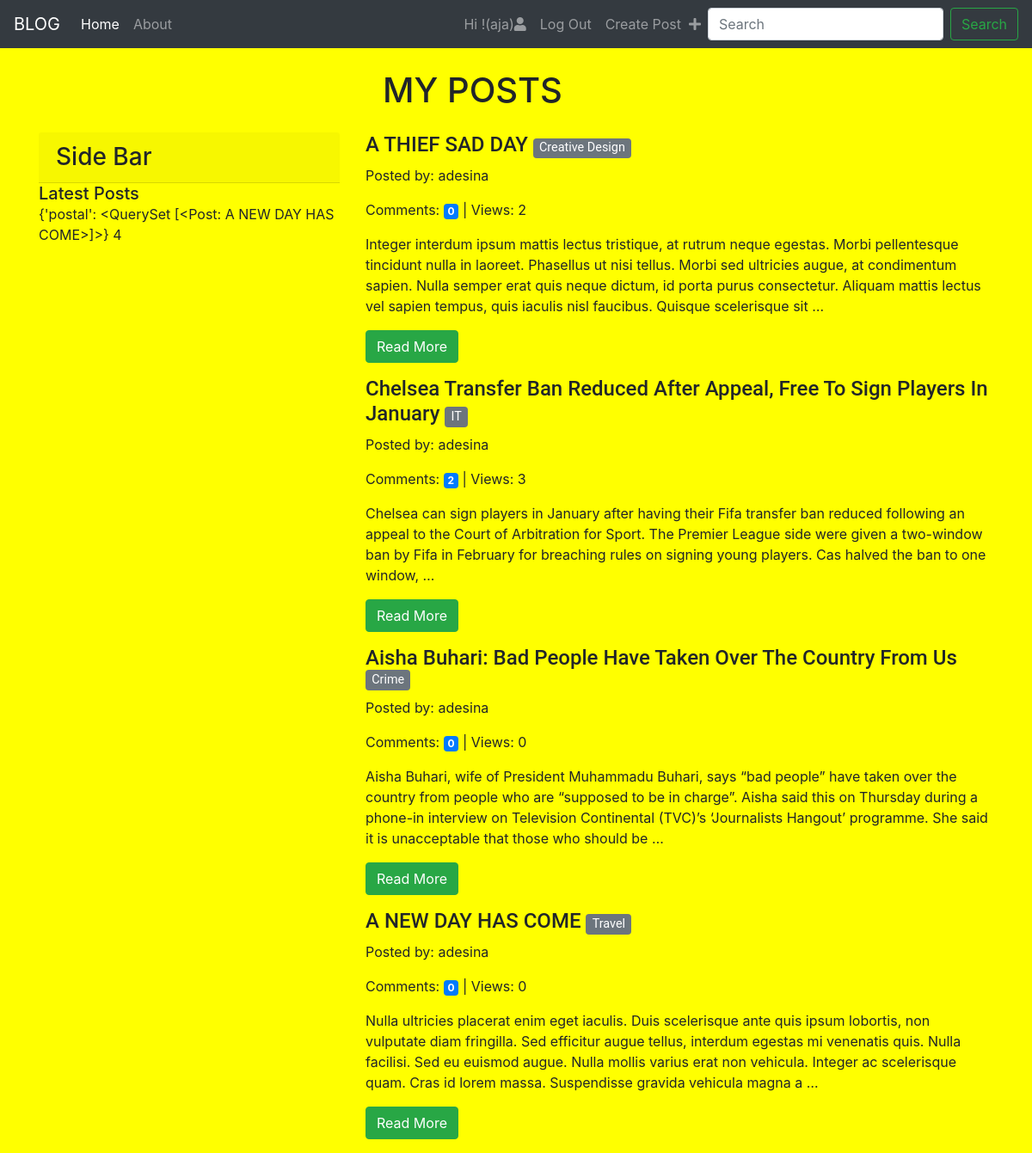
Screenshot of / (signed in) with the database file from the repository.
### blog/models.py (models this page shows, shortened)
class Post(models.Model):
    author = models.ForeignKey(settings.AUTH_USER_MODEL, on_delete=models.CASCADE, blank=True, null=True)
    title = models.CharField(max_length=200)
    body = models.TextField()
    created_on = models.DateTimeField(auto_now_add=True)
    categories = models.CharField(max_length=200, choices=CATEGORIES, blank=True, null=True)
    status = models.CharField(max_length=200, choices=STATUS, default='draft')
    blog_views = models.IntegerField(default=0)
    tags = models.ManyToManyField(Category, related_name='cattys', default=1)
    cover = models.ImageField(upload_to='img/', blank=True, null=True)
    profile = models.ForeignKey(Profile, on_delete=models.CASCADE, blank=True, null=True)
    def __str__(self):
        return self.title

class Category(models.Model):
    name = models.CharField(max_length=200)

### blog/views.py (the view)
# urls.py: path('', views.post_list, name='post_list'),
def post_list(request):
    posts = Post.objects.all()
    template = 'blog/post_list.html'
    context = {'posts': posts,
               }
    return render(request, template, context)

### blog/templatetags/latest_tag.py (called while the page is built)
@register.simple_tag
def latest_post():
    postal = Post.objects.filter(tags__name__contains='Travel')
    context = {'postal': postal}
    return context

@register.simple_tag
def total_count():
    post = Post.objects.all()
    return post.count()

### templates/blog/post_list.html (shortened to what this page needs)
{% extends 'base.html' %}
{% load static %}
{% load latest_tag %}
{% block content %}
    <div class="container">
<body class="over">
<h1 class="headings">MY POSTS</h1>
<div class="row">
    <div class="col-lg-4 col-lg-offset-6">
        <h3 class="card-header">Side Bar</h3>
        <h5 class="card-text">Latest Posts</h5>
        {% latest_post %}
        {% total_count %}
    </div>
<div class="col-lg-8">
{% for post in posts %}
    {% for tag in post.tags.all %}
    <h4 class="text">{{ post.title }} <span class="badge badge-secondary"><small>{{ tag.name }}</small></span></h4></h4>
    {% endfor %}
    <p class="card-text">Posted by: {{ post.author }}</p>
    <p class="card-text">Comments: <span class="badge badge-primary">{{ post.comments.count }}</span> | Views: {{ post.blog_views }}
 </p>
    <p>{{ post.body|truncatewords:50 }}</p>
    <ul class="list-inline">
    <li class="list-inline-item"><a class="btn btn-success" href="{% url 'detail' post.pk %}">Read More</a></li>
    </ul>
    {% empty %}
    <p class="text-center text-danger">You have no Posts at this moment</p
{% endfor %}
</div>
</div>
</body>
    </div>
{% endblock %}

### templates/base.html (shortened to what this page needs)
{% load static %}
  <head>
  <nav class="navbar navbar-expand-lg navbar-dark bg-dark">
  <a class="navbar-brand" href="#">BLOG</a>
  <div class="collapse navbar-collapse" id="navbarSupportedContent">
    <ul class="navbar-nav mr-auto">
        {% with url_name=request.resolver_match.url_name %}
      <li class="nav-item active {% if url_name == 'post_list' %}active{% endif %}">
        <a class="nav-link" href="{% url 'post_list' %}">Home</a>
      </li>
      <li class="nav-item {% if url_name == 'about' %}active{% endif %}">
        <a class="nav-link" href="{% url 'about' %}">About</a>
      </li>
    </ul>
      <ul class="navbar-nav float-right">
          {% if user.is_authenticated %}
              <li class="nav-item">
                  <a class="nav-link" href="{% url 'profile'   %}">Hi !({{ user.username }})<span class="fa fa-user"></span></a>
          </li>
        <li class="nav-item">
              <a class="nav-link" href="{% url 'logout' %}">Log Out</a>
          </li>
              <li class="nav-item {% if url_name == 'create' %}active{% endif %}">
              <a class="nav-link" href="{% url 'create' %}">Create Post &nbsp;<span class="fa fa-plus"></span></a>
          </li>
              {% else %}
          <li class="nav-item">
              <a class="nav-link" href="{% url 'login' %}">Log In</a>
          </li>
              <li class="nav-item {% if url_name == 'register' %}active{% endif %}">
              <a class="nav-link" href="{% url 'register' %}">Sign Up</a>
          {% endif %}
      </ul>
  {% endwith %}
    <form class="form-inline my-2 my-lg-0">
      <input class="form-control mr-sm-2" type="search" placeholder="Search" aria-label="Search">
      <button class="btn btn-outline-success my-2 my-sm-0" type="submit">Search</button>
    </form>
  </div>
</nav>
    <link rel="stylesheet" href="https://stackpath.bootstrapcdn.com/bootstrap/4.4.1/css/bootstrap.min.css">
    <link href="//maxcdn.bootstrapcdn.com/font-awesome/5.1.0/css/font-awesome.min.css" rel="stylesheet">
    <link rel="stylesheet" href="https://cdnjs.cloudflare.com/ajax/libs/font-awesome/5.11.2/css/all.css" />
      <link rel="stylesheet" href="{% static 'css/master.css' %}">
  </head>
  <body>
    {% block content %}
    {% endblock %}
  </body>
</html>

### blog/static/css/master.css (style rules this page uses)
.headings { margin:25px 400px; }
.over { background-color: yellow; }
.text { font-family: 'Roboto', serif; }

### rows the page displays
Post: title "{'postal': <QuerySet [<Post: A NEW DAY HAS COME>]>}", title "A NEW DAY HAS COME", author "adesina", comments.count "0", blog_views "0", body "Nulla ultricies placerat enim eget iaculis. Duis scelerisque ante quis ipsum lobortis, non vulputate diam fringilla. Sed efficitur augue tellus, interdum egestas mi venenatis quis. Nulla facilisi. Sed eu euismod augue. Nulla mollis varius erat non vehicula. Integer ac scelerisque quam. Cras id lorem massa. Suspendisse gravida vehicula magna a …"
Post: title "A THIEF SAD DAY", author "adesina", comments.count "0", blog_views "2", body "Integer interdum ipsum mattis lectus tristique, at rutrum neque egestas. Morbi pellentesque tincidunt nulla in laoreet. Phasellus ut nisi tellus. Morbi sed ultricies augue, at condimentum sapien. Nulla semper erat quis neque dictum, id porta purus consectetur. Aliquam mattis lectus vel sapien tempus, quis iaculis nisl faucibus. Quisque scelerisque sit …"
Category: name "Creative Design"
Post: title "Chelsea Transfer Ban Reduced After Appeal, Free To Sign Players In January", author "adesina", comments.count "2", blog_views "3", body "Chelsea can sign players in January after having their Fifa transfer ban reduced following an appeal to the Court of Arbitration for Sport. The Premier League side were given a two-window ban by Fifa in February for breaching rules on signing young players. Cas halved the ban to one window, …"
Category: name "IT"
Post: title "Aisha Buhari: Bad People Have Taken Over The Country From Us", author "adesina", comments.count "0", blog_views "0", body "Aisha Buhari, wife of President Muhammadu Buhari, says “bad people” have taken over the country from people who are “supposed to be in charge”. Aisha said this on Thursday during a phone-in interview on Television Continental (TVC)’s ‘Journalists Hangout’ programme. She said it is unacceptable that those who should be …"
Category: name "Crime"
Category: name "Travel"

### other values shown
{{ user.username }} "aja"
